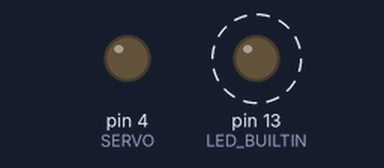
The sketch below on a simulated Arduino Uno, built with avr-gcc and run on an emulated ATmega328P. On the bench: output pins drawn as LEDs (lit = HIGH). Dashed ring = blinking. What the sketch prints to the serial monitor is not drawn.

Above: at 0.5 s.
Timing chart, 0 to 4.7 s (numbered marks = the images above):
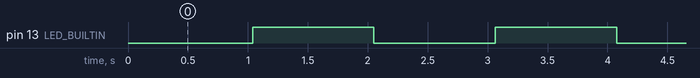

Measured:
- by itself, pin 13 (LED_BUILTIN): alternates HIGH for 1.0 s and LOW for 1.0 s

The sketch:

1_3_2.ino
```cpp
#define SERVO 4
#define LEDBLINKINGINTERVAL 1000

const int IR = 3;

unsigned long current = 0;
unsigned long previous = 0;
bool ledState = false;

void setup() {
  // put your setup code here, to run once:
  Serial.begin(9600);
  pinMode(IR, INPUT);
  pinMode(SERVO, OUTPUT);
  pinMode(LED_BUILTIN, OUTPUT);
}

void loop() {

  current = millis();

  Serial.print("current - previous: ");
  Serial.println(current - previous);

  if(current - previous >= LEDBLINKINGINTERVAL){
    previous = current;
    ledState ? ledState = LOW : ledState = HIGH;
  }else if(current - previous < 0){
    //when integer overflow, reset timer
    previous = current;
  }
  digitalWrite(LED_BUILTIN,ledState);
}
```
